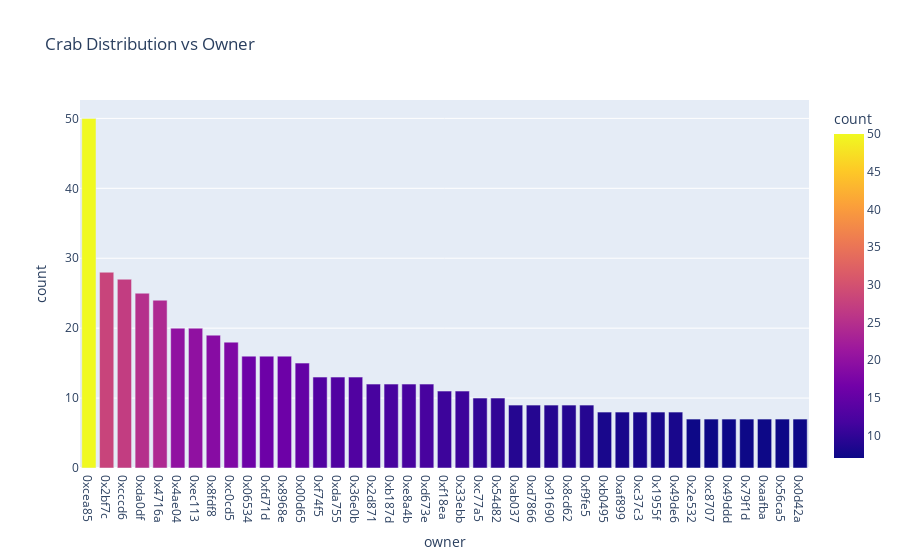

Here is the notebook cell this chart was saved with:
### Code cell
fig = px.bar(
    mt7crabs,
    x="owner",
    y="count",
    color="count",
    title="Crab Distribution vs Owner"
)
# overwrite tick labels    
fig.update_layout(
    xaxis = {
     'tickmode': 'array',
     'tickvals': list(range(len(mt7crabs))),
     'ticktext': mt2crabs["owner"].str.slice(stop=7).to_list(),
    }
)
fig.show()

### Figure 1 — Plotly figure (JSON) as saved in the notebook; plotly's stock layout.template omitted (floating-point values rounded to 4 significant figures; data arrays with more than 128 entries replaced by an {"elided": "..."} marker saying what was removed)
{"data": [{"alignmentgroup": "True", "hovertemplate": "owner=%{x}<br>count=%{marker.color}<extra></extra>", "legendgroup": "", "marker": {"color": [50, 28, 27, 25, 24, 20, 20, 19, 18, 16, 16, 16, 15, 13, 13, 13, 12, 12, 12, 12, 11, 11, 10, 10, 9, 9, 9, 9, 9, 8, 8, 8, 8, 8, 7, 7, 7, 7, 7, 7, 7], "coloraxis": "coloraxis", "pattern": {"shape": ""}}, "name": "", "offsetgroup": "", "orientation": "v", "showlegend": false, "textposition": "auto", "type": "bar", "x": ["0xcea85ace606ef0a2166c9de211c5a2af4d14590b", "0x2bf7cd06a44e01cc94a0f7b9dc8b57c6a2d15157", "0xcccd64fd8976a03ae897fad97249e01fb9170eb6", "0xda0df05be32a391c23cf4a714b606a9109527ea4", "0x4716a689a7b1378884cd1a1f200c110cbed0bc55", "0x4ae04bdb0c084b507fb5740bbd6eb6c37f6b7778", "0xec113c0cd9a534e43c60eb930822f0c592b5e401", "0x8fdf8c2daa5d99299d59a1513dcedb0106aaba3d", "0xc0cd528477cf84babdd4c86889c86b157f529d20", "0x0653441ab038d44e1d8c85f1d0d805e8270ffe4f", "0xfd71d918a79649a3947c954217877e4bdf8d26ed", "0x8968ea82d88126224c71b9c2dba2d1ced9640fbd", "0x00d65da4e75d119fceb382c151f519d6b5e97a4a", "0xf74f5fe78123208161e09627fff58a2a07cbc718", "0xda755d290ed76757a0a2b57c031c38770b2ece91", "0x36e0bc78595063cec14cad617647701b3c9e0c31", "0x2d8719cf0fe19782140ae16eec03938a96f5228b", "0xb187de18d18e09d1ae2f4fbef0642f6051561c97", "0xe8a4bcae2495f776af6b7fbd1932070b18673763", "0xd673e252f22c6d0d01ae9a4a22d9ea587bb6cf4e", "0xf18ea23458a87b568b7247156043acf7f244f8b0", "0x33ebb62dc9ddbf6b8f3c0efdf5bccc2e7ac60211", "0xc77a55abb91e7cdeb810748cb1fbc5de8f36a7b7", "0x54d8266330f34ba3fa3d473105c7adad46c2dc53", "0xab0376df9782b8b3cdcde16d353ce489974b8940", "0xd786654842c2b7b917974dd63092cebac795d238", "0x9169028656fb9ec210638fdcbddc65115ab8d163", "0x8cd62fcb01f6c89a91df761a8db1faa3a9a92133", "0xf9fe5e5452eaec284a3f57a4bfcdc873f2930f9a", "0xb0495944e9ecc1623fbecadab4f4581b4fb705ca", "0xaf8992c0a2060efac664f9b3433929f897c0702a", "0xc37c3037161aed77bbdbfc36213a93d588025676", "0x1955fb8a66abf772ae91a6221555b7c422f58a7f", "0x49de6d4040c15d2305a0a63b019f61e8f30c4d99", "0x2e5322b59a2d5c982be103fccc05eb182ad9bce3", "0xc8707623cdb85cc56e275a8556db2fe76fadaffc", "0x49ddd52e0671ab44421d38a06a5864e030845d54", "0x79f1d64a18008652fca2a97bb59807e14d82cb4c", "0xaafba492437cc40dd8cbc81d91d0d58b6d93e45c", "0x56ca5ef6f9293acebcfaa99cc6d350b42ea2ed42", "0x0d42a1f922ee5dc8988692f27004dd59b5777838"], "xaxis": "x", "y": [50, 28, 27, 25, 24, 20, 20, 19, 18, 16, 16, 16, 15, 13, 13, 13, 12, 12, 12, 12, 11, 11, 10, 10, 9, 9, 9, 9, 9, 8, 8, 8, 8, 8, 7, 7, 7, 7, 7, 7, 7], "yaxis": "y"}], "layout": {"barmode": "relative", "coloraxis": {"colorbar": {"title": {"text": "count"}}, "colorscale": [[0, "#0d0887"], [0.1111, "#46039f"], [0.2222, "#7201a8"], [0.3333, "#9c179e"], [0.4444, "#bd3786"], [0.5556, "#d8576b"], [0.6667, "#ed7953"], [0.7778, "#fb9f3a"], [0.8889, "#fdca26"], [1, "#f0f921"]]}, "legend": {"tracegroupgap": 0}, "title": {"text": "Crab Distribution vs Owner"}, "xaxis": {"anchor": "y", "domain": [0, 1], "tickmode": "array", "ticktext": {"elided": "292 str values"}, "tickvals": [0, 1, 2, 3, 4, 5, 6, 7, 8, 9, 10, 11, 12, 13, 14, 15, 16, 17, 18, 19, 20, 21, 22, 23, 24, 25, 26, 27, 28, 29, 30, 31, 32, 33, 34, 35, 36, 37, 38, 39, 40], "title": {"text": "owner"}}, "yaxis": {"anchor": "x", "domain": [0, 1], "title": {"text": "count"}}}}
